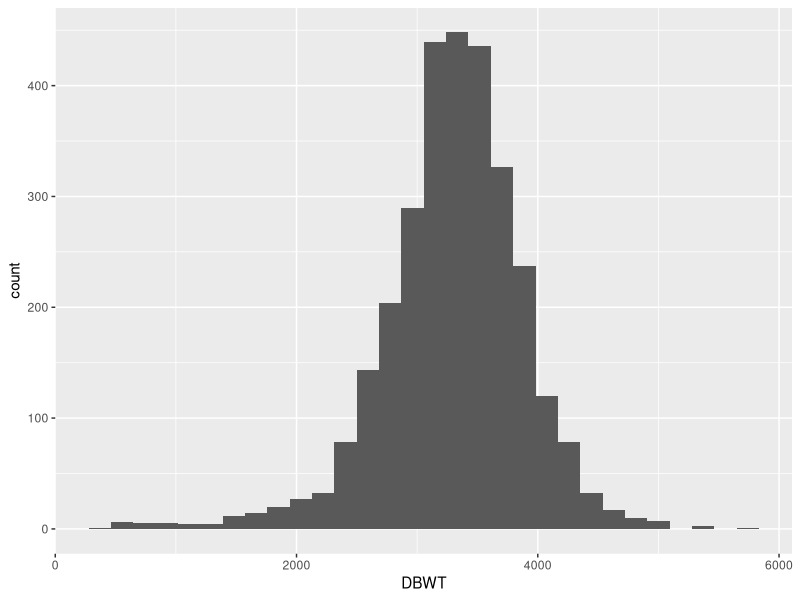
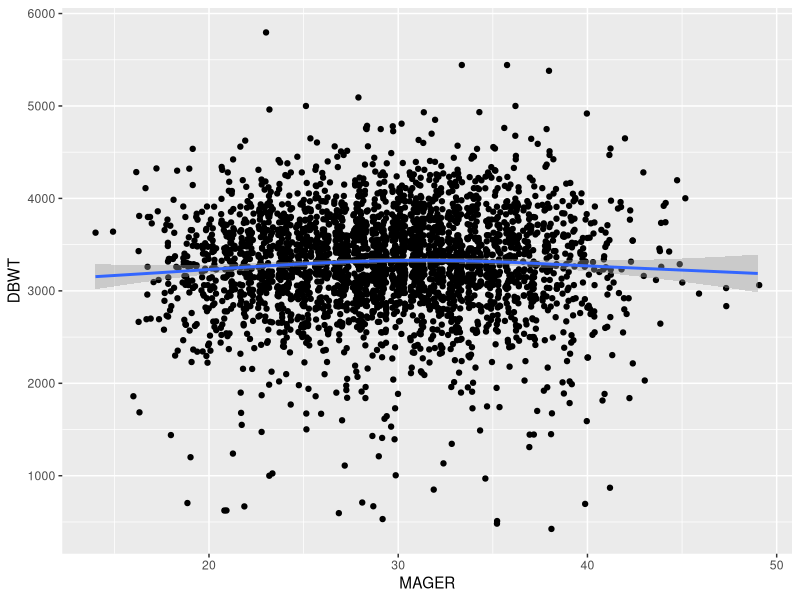
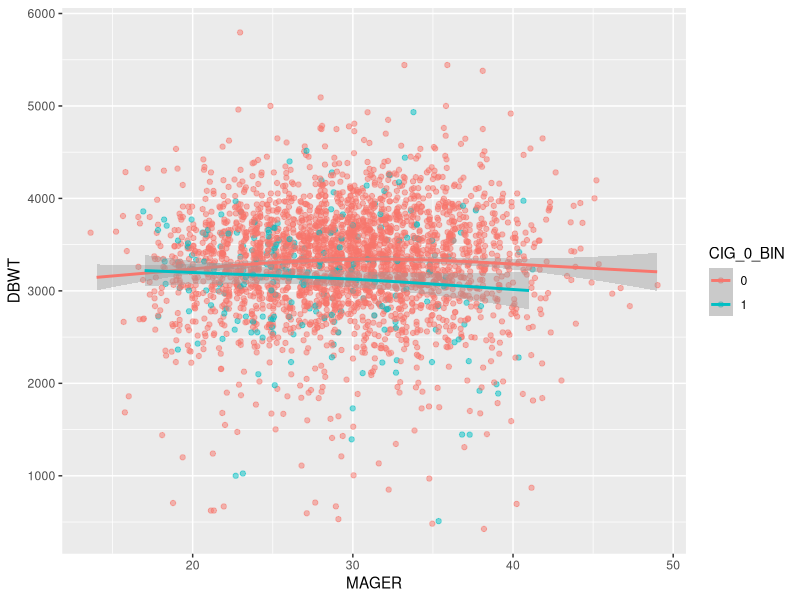
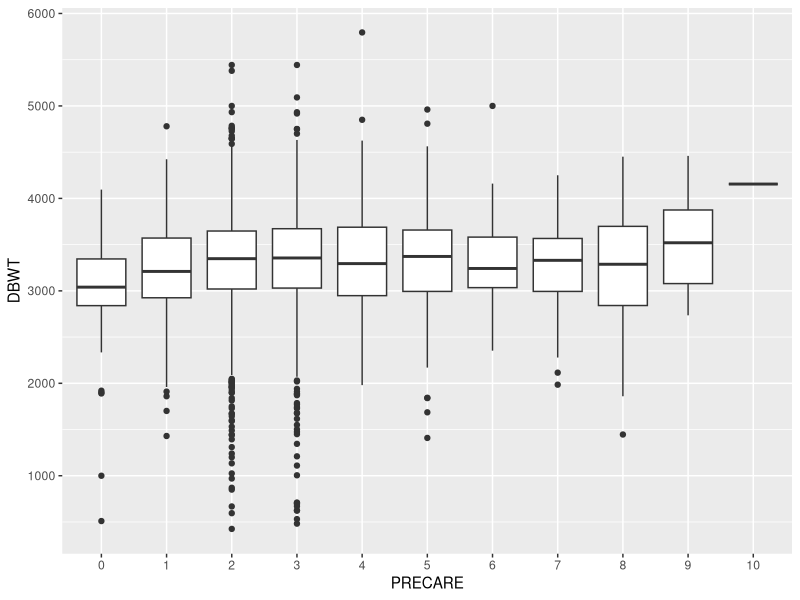
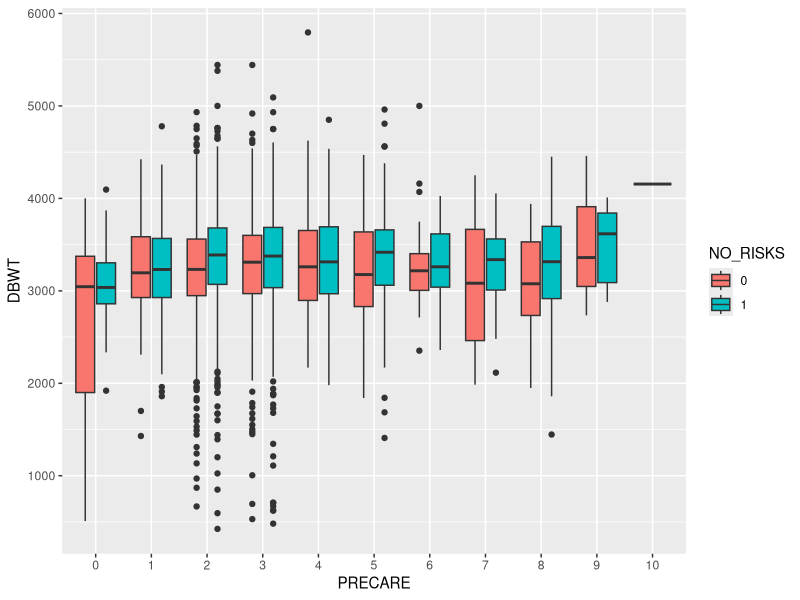
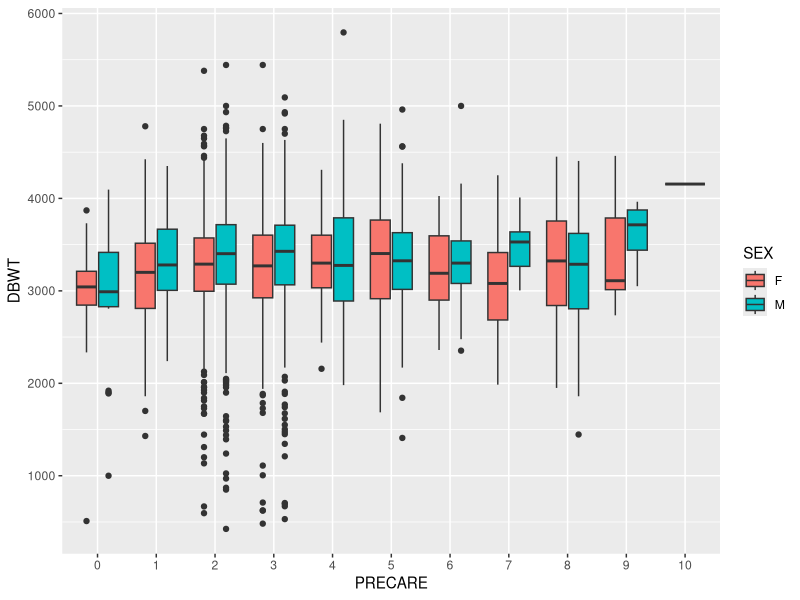
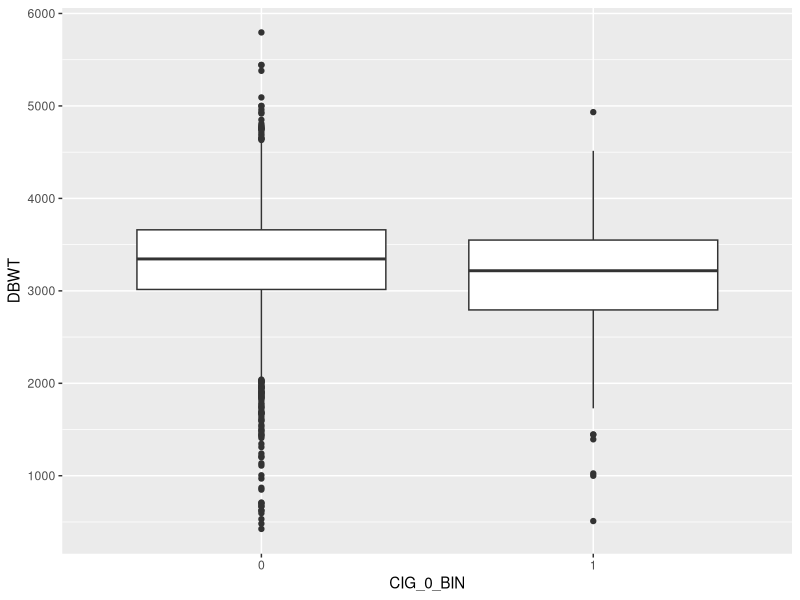
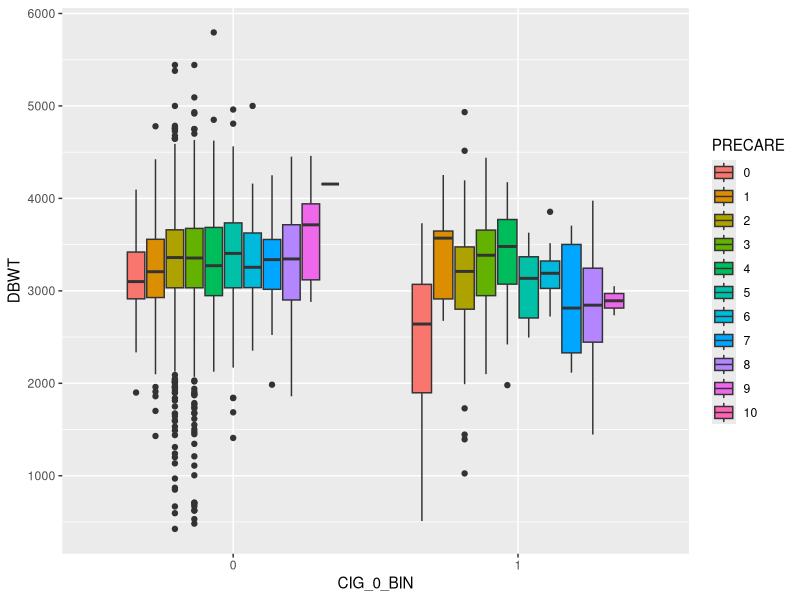

Write the R code that produced these figures, in order.
## ---- chunk 1
library(ggplot2)
library(car)
library(dplyr)
EDA_df <- read.csv("data/EDA.csv")
EDA_df$CIG_0_BIN <- factor(EDA_df$CIG_0_BIN)
EDA_df$PRECARE <- factor(EDA_df$PRECARE)
EDA_df$SEX <- factor(EDA_df$SEX)
EDA_df$RESTATUS <- factor(EDA_df$RESTATUS)
EDA_df$PAY <- factor(EDA_df$PAY)
EDA_df$NO_RISKS <- factor(EDA_df$NO_RISKS)
EDA_df$MRAVE6 <- factor(EDA_df$MRAVE6)
EDA_df$FRACE6  <- factor(EDA_df$FRACE6)
EDA_df$MEDUC <- factor(EDA_df$MEDUC)
EDA_df$FEDUC <- factor(EDA_df$FEDUC)
## ---- chunk 2
# response variable
ggplot(EDA_df, aes(x = DBWT)) +
  geom_histogram()

# Measure of symmetry
DBWT_sym = (quantile(EDA_df$DBWT, 0.75) - median(EDA_df$DBWT)) /
  (median(EDA_df$DBWT) - quantile(EDA_df$DBWT, 0.25))
## ---- chunk 3
ggplot(EDA_df, aes(x = MAGER, y = DBWT)) +
  geom_point(position = "jitter") +
  geom_smooth()
## ---- chunk 4
ggplot(EDA_df, aes(x = MAGER, y = DBWT)) +
  geom_point(position = "jitter", aes(colour = CIG_0_BIN), alpha = 0.5) +
  geom_smooth(aes(colour = CIG_0_BIN))
## ---- chunk 5
ggplot(EDA_df, aes(x = PRECARE, y = DBWT)) +
  geom_boxplot()
## ---- chunk 6
sum(EDA_df$PRECARE == 10)
## ---- chunk 7
ggplot(EDA_df, aes(x = PRECARE, y = DBWT)) +
  geom_boxplot(aes(fill = NO_RISKS))
## ---- chunk 8
ggplot(EDA_df, aes(x = PRECARE, y = DBWT)) +
  geom_boxplot(aes(fill = SEX))
## ---- chunk 9
ggplot(EDA_df, aes(x = CIG_0_BIN, y = DBWT)) +
  geom_boxplot()
## ---- chunk 10
ggplot(EDA_df, aes(x = CIG_0_BIN, y = DBWT)) +
  geom_boxplot(aes(fill = PRECARE))
## ---- chunk 11
EDA_df %>% count(CIG_0_BIN)
## ---- chunk 12
ggplot(EDA_df, aes(x = BMI, y = DBWT)) +
  geom_point() +
  geom_smooth()
## ---- chunk 13
ggplot(EDA_df, aes(x = BMI, y = DBWT)) +
  geom_point(aes(colour = FRACE6), alpha = 0.5) +
  geom_smooth(aes(colour = FRACE6))
## ---- chunk 14
ggplot(EDA_df, aes(x = WT.percent.gain, y = DBWT)) +
  geom_point() +
  geom_smooth()
## ---- chunk 15
ggplot(EDA_df, aes(x = WT.percent.gain, y = DBWT)) +
  geom_point(aes(colour = PAY), alpha = 0.5) +
  geom_smooth(aes(colour = PAY))
